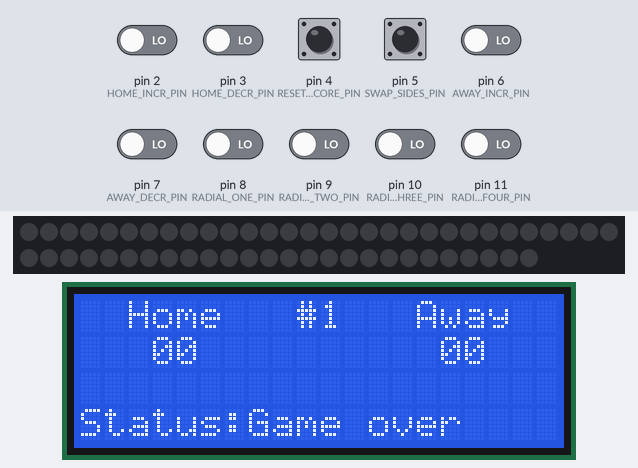
Bench run of a sketch on a simulated Arduino Uno, built with avr-gcc and run on an emulated ATmega328P. Parts: 56 RGB LEDs in strip order, left to right, continuing on the next row, 20×4 character LCD. The test bench sets the inputs (shaded band); at power-on: pin 2 (HOME_INCR_PIN), pin 3 (HOME_DECR_PIN), pin 4 (RESET_SCORE_PIN), pin 5 (SWAP_SIDES_PIN), pin 6 (AWAY_INCR_PIN), pin 7 (AWAY_DECR_PIN), pin 8 (RADIAL_ONE_PIN), pin 9 (RADIAL_TWO_PIN), pin 10 (RADIAL_THREE_PIN), pin 11 (RADIAL_FOUR_PIN) LOW.

Above: at 0.2 s.

The sketch:

Volleyball_Scoreboard.ino
```cpp
#include <FastLED.h>
#include <LCD.h>
#include <LiquidCrystal_I2C.h>

// Buttons
#define HOME_INCR_PIN 2
#define HOME_DECR_PIN 3
#define RESET_SCORE_PIN 4
#define SWAP_SIDES_PIN 5
#define AWAY_INCR_PIN 6
#define AWAY_DECR_PIN 7

// Rotary Switches
#define RADIAL_ONE_PIN 8
#define RADIAL_TWO_PIN 9
#define RADIAL_THREE_PIN 10
#define RADIAL_FOUR_PIN 11

// LED Din
#define LED_DATA_PIN 13

// LED Digit Data
#define NUM_LEDS 56
#define PIXELS_PER_SEGMENT  2
#define DIGITS 4

#define DIGIT_ONE 0
#define DIGIT_TWO 1
#define DIGIT_THREE 2
#define DIGIT_FOUR 3

// Init LCD
LiquidCrystal_I2C lcd(0x27,2,1,0,4,5,6,7);

// Init LEDS & colors
CRGB leds[NUM_LEDS];
CHSV teal = CHSV(200, 255, 255);
CHSV pink = CHSV(210, 255, 255);
CHSV red = CHSV(0, 255, 255);
CHSV colorOFF  = CHSV(0, 0, 0);
CHSV colorHome = teal;
CHSV colorAway = pink;

int homeScore = 0;
int awayScore = 0;
int matchNumber = 1;

bool isSwitched = false;
bool isDeuce = false;
bool isGameOver = false;
int finalScore;
String winner = "";

int homeIncrState = 0;
int lastHomeIncrState = 0;
int homeDecrState = 0;
int lastHomeDecrState = 0;
int resetScoreState = 0;
int lastResetScoreState = 0;
int swapSidesState = 0;
int lastSwapSidesState = 0;
int awayIncrState = 0;
int lastAwayIncrState = 0;
int awayDecrState = 0;
int lastAwayDecrState = 0;

int j = 0;
int i = 0;

// Rainbow effect
static float pulseSpeed = 5;
float valueMin = 100;
float valueMax = 255.0;
float val = valueMin;
static float delta = (valueMax - valueMin) / 2.35040238;
uint8_t hueA;
uint8_t satA;
uint8_t hueB;
uint8_t satB;

// Digits to lit segments array
byte segments[11] = {
  0b1111110,
  0b0011000,
  0b0110111,
  0b0111101,
  0b1011001,
  0b1101101,
  0b1101111,
  0b0111000,
  0b1111111,
  0b1111001,
  0b0000000
};

void setup() {
  // Light setup
  FastLED.addLeds<WS2812, LED_DATA_PIN, GRB>(leds, NUM_LEDS);
  FastLED.clear();
  FastLED.show();

  // Input setup
  pinMode(HOME_INCR_PIN, INPUT);
  pinMode(HOME_DECR_PIN, INPUT);
  pinMode(RESET_SCORE_PIN, INPUT);
  pinMode(SWAP_SIDES_PIN, INPUT);
  pinMode(AWAY_INCR_PIN, INPUT);
  pinMode(AWAY_DECR_PIN, INPUT);
  pinMode(RADIAL_ONE_PIN, INPUT);
  pinMode(RADIAL_TWO_PIN, INPUT);
  pinMode(RADIAL_THREE_PIN, INPUT);
  pinMode(RADIAL_FOUR_PIN, INPUT);

  // Final Score Radial
  if (digitalRead(RADIAL_ONE_PIN) == HIGH) {
    finalScore = 25;
  }
  if (digitalRead(RADIAL_TWO_PIN) == HIGH) {
    finalScore = 21;
  }
  if (digitalRead(RADIAL_THREE_PIN) == HIGH) {
    finalScore = 15;
  }
  if (digitalRead(RADIAL_FOUR_PIN) == HIGH) {
    finalScore = NULL;
  }

  // LCD Setup
  lcd.begin (20,4);
  lcd.setBacklightPin(3,POSITIVE);
  lcd.setBacklight(HIGH);
  lcd.home();
  lcd.setCursor(2,0);
  lcd.print("Home");
  lcd.setCursor(9,0);
  lcd.print("#");
  lcd.setCursor(14,0);
  lcd.print("Away");
  lcd.setCursor(0,3);
  lcd.print("Status:");
}

void loop() {
  homeIncrState = digitalRead(HOME_INCR_PIN);
  homeDecrState = digitalRead(HOME_DECR_PIN);
  resetScoreState = digitalRead(RESET_SCORE_PIN);
  swapSidesState = digitalRead(SWAP_SIDES_PIN);
  awayIncrState = digitalRead(AWAY_INCR_PIN);
  awayDecrState = digitalRead(AWAY_DECR_PIN);

  readHomeIncr();
  readHomeDecr();
  readResetScore();
  readSwapSides();
  readAwayIncr();
  readAwayDecr();
  displayScore();
  updateLCD();

  if (isGameOver == false) {
    // Deuce logic
    if (homeScore == (finalScore - 1) && awayScore == (finalScore - 1) && isDeuce == false) {
      isDeuce = true;
      colorHome = red;
      colorAway = red;
    }
    // Calc new final score
    if (homeScore == awayScore && isDeuce == true) {
      finalScore = homeScore > awayScore ? homeScore + 2 : awayScore + 2;
    }
    // Game over logic
    if (homeScore == finalScore || awayScore == finalScore) {
      winner = (homeScore == finalScore) ? "Home" : "Away";
      isGameOver = true;
    } else {
      winner = "";
      isGameOver = false;
    }
    FastLED.show();
  } else if (isGameOver == true) {
    if (j < 255) {
      if (i < NUM_LEDS) {
        if (leds[i]) {
          leds[i].setHue(j);
        }
        i++;
      } else {
        i = 0;
      }
      j++;
    } else {
      j = 0;
    }
    FastLED.show();
  }
}

void readHomeIncr() {
  if (homeIncrState != lastHomeIncrState) {
    if (homeIncrState == HIGH) {
      if (homeScore == finalScore) {
      } else {
        homeScore++;
      }
    }
    delay(50);
  }
  lastHomeIncrState = homeIncrState;
}

void readHomeDecr() {
  if (homeDecrState != lastHomeDecrState) {
    if (homeDecrState == HIGH) {
      if (homeScore == 0) {
      } else {
        homeScore--;
      }
    }
    delay(50);
  }
  lastHomeDecrState = homeDecrState;
}

void readResetScore() {
  if (resetScoreState != lastResetScoreState) {
    if (resetScoreState == HIGH) {
      homeScore = 0;
      awayScore = 0;
      isGameOver = false;
      isDeuce = false;
      colorHome = teal;
      colorAway = pink;
      FastLED.clear();
      FastLED.show();
      if (digitalRead(RADIAL_ONE_PIN) == HIGH) {
        finalScore = 25;
      }
      if (digitalRead(RADIAL_TWO_PIN) == HIGH) {
        finalScore = 21;
      }
      if (digitalRead(RADIAL_THREE_PIN) == HIGH) {
        finalScore = 15;
      }
      if (digitalRead(RADIAL_FOUR_PIN) == HIGH) {
        finalScore = NULL;
      }
    }
    delay(50);
  }
  lastResetScoreState = resetScoreState;
}

void readSwapSides() {
  if (swapSidesState != lastSwapSidesState) {
    if (swapSidesState == HIGH) {
      FastLED.clear();
      FastLED.show();
      isSwitched = !isSwitched;
      if (isSwitched) {
        int temp = homeScore;
        homeScore = awayScore;
        awayScore = temp;

        CHSV tempColor = colorHome;
        colorHome = colorAway;
        colorAway = tempColor;
      } else {
        int temp = awayScore;
        awayScore = homeScore;
        homeScore = temp;

        CHSV tempColor = colorAway;
        colorAway = colorHome;
        colorHome = tempColor;
      }
      displayScore();
    }
    delay(50);
  }
  lastSwapSidesState = swapSidesState;
}

void readAwayIncr() {
  if (awayIncrState != lastAwayIncrState) {
    if (awayIncrState == HIGH) {
      if (awayScore == finalScore) {
      } else {
        awayScore++;
      }
    }
    delay(50);
  }
  lastAwayIncrState = awayIncrState;
}

void readAwayDecr() {
  if (awayDecrState != lastAwayDecrState) {
    if (awayDecrState == HIGH) {
      if (awayScore == 0) {
      } else {
        awayScore--;
      }
    }
    delay(50);
  }
  lastAwayDecrState = awayDecrState;
}

void displayScore() {
  int homeOnes = homeScore % 10;
  int homeTens = homeScore / 10;
  int awayOnes = awayScore % 10;
  int awayTens = awayScore / 10;

  updateSegments(DIGIT_FOUR, awayOnes, "B");
  if (awayScore == 0) {
    updateSegments(DIGIT_THREE, 10, "B");
  } else {
    updateSegments(DIGIT_THREE, awayTens, "B");
  }
  updateSegments(DIGIT_TWO, homeOnes, "A");
  if (homeScore == 0) {
    updateSegments(DIGIT_ONE, 10, "A");
  } else {
    updateSegments(DIGIT_ONE, homeScore, "A");
  }
}

void updateLCD() {
  int homeOnes = homeScore % 10;
  int homeTens = homeScore / 10;
  int awayOnes = awayScore % 10;
  int awayTens = awayScore / 10;

  lcd.setCursor(10,0);
  lcd.print(matchNumber);
  lcd.setCursor(3,1);
  lcd.print(homeTens);
  lcd.print(homeOnes);
  lcd.setCursor(15,1);
  lcd.print(awayTens);
  lcd.print(awayOnes);
  lcd.setCursor(7,3);
  if(homeScore == (finalScore - 1) || awayScore == (finalScore - 1)){
    lcd.print("Game point  ");
  } else if(homeScore == finalScore || awayScore == finalScore){
    lcd.print("Game over    ");
  } else {
    lcd.print("In progress  ");
  }
}

void updateSegments(int index, int value, String team) {
  byte seg = segments[value];
  if (team == "Home") {
    for (int i = 6; i >= 0; i--) {
      int offset = index * (PIXELS_PER_SEGMENT * 7) + i * PIXELS_PER_SEGMENT;
      if (homeScore == finalScore - 1) {
        colorHome = pulseColor("Home");
      } else {
        colorHome = CHSV(colorHome.h, colorHome.s, 255);
      }
      CHSV color = seg & 0x01 != 0 ? colorHome : colorOFF;
      for (int x = offset; x < offset + PIXELS_PER_SEGMENT; x++) {
        leds[x] = color;
      }
      seg = seg >> 1;
    }
  } else if (team == "Away") {
    for (int i = 6; i >= 0; i--) {
      int offset = index * (PIXELS_PER_SEGMENT * 7) + i * PIXELS_PER_SEGMENT;
      if (awayScore == finalScore - 1) {
        colorAway = pulseColor("Away");
      } else {
        colorAway = CHSV(colorAway.h, colorAway.s, 255);
      }
      CHSV color = seg & 0x01 != 0 ? colorAway : colorOFF;
      for (int x = offset; x < offset + PIXELS_PER_SEGMENT; x++) {
        leds[x] = color;
      }
      seg = seg >> 1;
    }
  }
}

CHSV pulseColor(String team) {
  if (team == "Home") {
    float dV = ((exp(sin(pulseSpeed * millis() / 2000.0 * PI)) - 0.36787944) * delta);
    val = valueMin + dV;
    hueA = map(val, valueMin, valueMax, colorHome.h, colorHome.h);  // Map hue based on current val
    satA = map(val, valueMin, valueMax, colorHome.s, colorHome.s);  // Map sat based on current val
    return CHSV(hueA, satA, val);
  } else {
    float dV = ((exp(sin(pulseSpeed * millis() / 2000.0 * PI)) - 0.36787944) * delta);
    val = valueMin + dV;
    hueB = map(val, valueMin, valueMax, colorAway.h, colorAway.h);  // Map hue based on current val
    satB = map(val, valueMin, valueMax, colorAway.s, colorAway.s);  // Map sat based on current val
    return CHSV(hueB, satB, val);
  }
}
```
